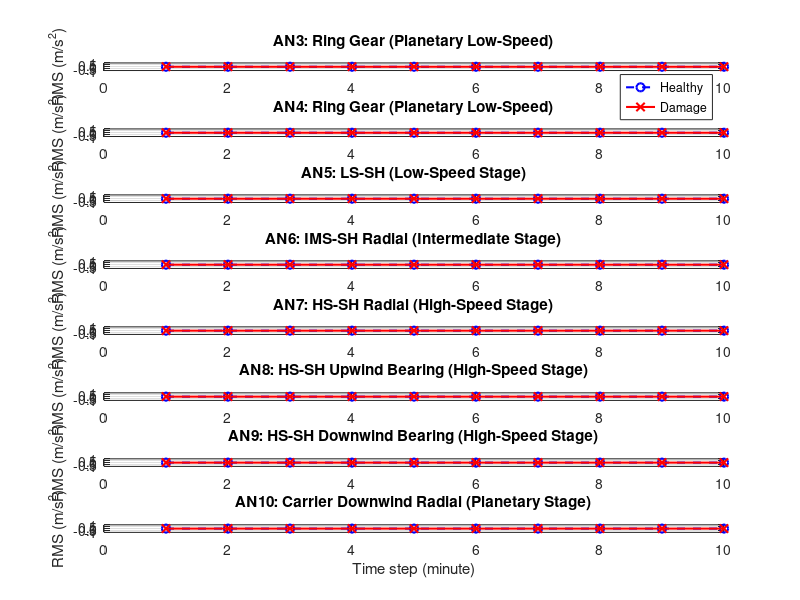
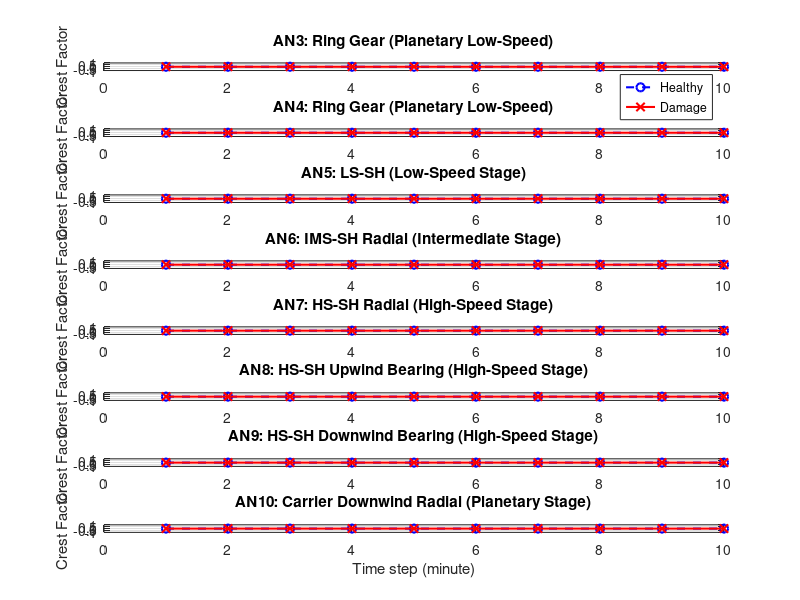

The MATLAB source for these figures, in order: (Note: this script raises an error after producing the figures.)
clear; clc; close all;

%% RMS and CF

n_files = 10; % 10 Healthy and 10 Damage datasets
Fs = 40000; % 40 kHz sampling rate

channel_names = {'AN3', 'AN4', 'AN5', 'AN6', 'AN7', 'AN8', 'AN9', 'AN10'};
labels = {...
    'AN3: Ring Gear (Planetary Low-Speed)', ...
    'AN4: Ring Gear (Planetary Low-Speed)', ...
    'AN5: LS-SH (Low-Speed Stage)', ...
    'AN6: IMS-SH Radial (Intermediate Stage)', ...
    'AN7: HS-SH Radial (High-Speed Stage)', ...
    'AN8: HS-SH Upwind Bearing (High-Speed Stage)', ...
    'AN9: HS-SH Downwind Bearing (High-Speed Stage)', ...
    'AN10: Carrier Downwind Radial (Planetary Stage)'};

num_ch = length(channel_names);

rms_H = zeros(n_files, num_ch);   rms_D = zeros(n_files, num_ch); % rms acceleration m/s^2
peak_H = zeros(n_files, num_ch);  peak_D = zeros(n_files, num_ch); % acceleration m/s^2
cf_H = zeros(n_files, num_ch);    cf_D = zeros(n_files, num_ch); % crest factor (CF)

for i = 1:n_files
    file_H = sprintf('H%d.mat', i);
    file_D = sprintf('D%d.mat', i);
    
    % Healthy Dataset
    if exist(file_H, 'file')
        data_H = load(file_H);
        for ch = 1:num_ch
            sig = data_H.(channel_names{ch});
            sig = sig - mean(sig); % De-trend
            rms_H(i, ch) = rms(sig);
            peak_H(i, ch) = max(abs(sig));
            cf_H(i, ch) = peak_H(i, ch)/rms_H(i, ch);
        end
    end
    
    % Damage Dataset
    if exist(file_D, 'file')
        data_D = load(file_D);
        for ch = 1:num_ch
            sig = data_D.(channel_names{ch});
            sig = sig - mean(sig); % De-trend
            rms_D(i, ch) = rms(sig);
            peak_D(i, ch) = max(abs(sig));
            cf_D(i, ch) = peak_D(i, ch)/rms_D(i, ch);
        end
    end
end


% Plots for RMS and crest factor
time_axis = 1:n_files;

% RMS - tracking overall energy changes
figure('Name', 'RMS Acceleration');
for ch = 1:num_ch
    subplot(num_ch, 1, ch);
    plot(time_axis, rms_H(:, ch), '--o', 'Color', "b", 'LineWidth', 1.5); hold on;
    plot(time_axis, rms_D(:, ch), '-x', 'Color', "r", 'LineWidth', 1.5);
    title(labels{ch});
    ylabel('RMS (m/s^2)');
    if ch == 1, legend('Healthy', 'Damage'); end
    if ch == num_ch, xlabel('Time step (minute)'); end
    grid on;
end

% CF - tracking impulsive changes (dents/cracks)
figure('Name', 'Crest Factor');
for ch = 1:num_ch
    subplot(num_ch, 1, ch);
    plot(time_axis, cf_H(:, ch), '--o', 'Color', "b", 'LineWidth', 1.5); hold on;
    plot(time_axis, cf_D(:, ch), '-x', 'Color', "r", 'LineWidth', 1.5);
    title(labels{ch});
    ylabel('Crest Factor');
    if ch == 1, legend('Healthy', 'Damage'); end
    if ch == num_ch, xlabel('Time step (minute)'); end
    grid on;
end

% RMS increase prominent in AN6 and AN7, CF decrese prominent in AN3 (Healthy vs Damage) 

%% High-Frequency Noise Floor Comparison for AN3 AN4 AN5 AN6 AN7

% high-frequency tracking window 
noise_low = 10000;    % 10 kHz
noise_high = 18000;   % 18 kHz

H_trend = struct('AN3', zeros(n_files,1), 'AN4', zeros(n_files,1), 'AN5', zeros(n_files,1), 'AN6', zeros(n_files,1), 'AN7', zeros(n_files,1));
D_trend = struct('AN3', zeros(n_files,1), 'AN4', zeros(n_files,1), 'AN5', zeros(n_files,1), 'AN6', zeros(n_files,1), 'AN7', zeros(n_files,1));

for i = 1:n_files
    file_H = sprintf('H%d.mat', i);
    data_H = load(file_H);
    H_trend.AN3(i) = get_noise(data_H.AN3, Fs, noise_low, noise_high);
    H_trend.AN4(i) = get_noise(data_H.AN4, Fs, noise_low, noise_high);
    H_trend.AN5(i) = get_noise(data_H.AN5, Fs, noise_low, noise_high);
    H_trend.AN6(i) = get_noise(data_H.AN6, Fs, noise_low, noise_high);
    H_trend.AN7(i) = get_noise(data_H.AN7, Fs, noise_low, noise_high);
end

for i = 1:n_files
    file_D = sprintf('D%d.mat', i);
    data_D = load(file_D);
    D_trend.AN3(i) = get_noise(data_D.AN3, Fs, noise_low, noise_high);
    D_trend.AN4(i) = get_noise(data_D.AN4, Fs, noise_low, noise_high);
    D_trend.AN5(i) = get_noise(data_D.AN5, Fs, noise_low, noise_high);
    D_trend.AN6(i) = get_noise(data_D.AN6, Fs, noise_low, noise_high);
    D_trend.AN7(i) = get_noise(data_D.AN7, Fs, noise_low, noise_high);
end

% Plot
legend('Location', 'best'); file_axis = 1:n_files;
figure('Name', 'Noise floor comparison');
% AN3 and AN4
subplot(2,2,1);
plot(file_axis, 10*log10(H_trend.AN3), 'b-o', 'LineWidth', 1.5, 'DisplayName', 'AN3 Healthy (6 o''clock)'); hold on;
plot(file_axis, 10*log10(H_trend.AN4), 'b--x', 'LineWidth', 1.5, 'DisplayName', 'AN4 Healthy (12 o''clock)'); hold on;
plot(file_axis, 10*log10(D_trend.AN3), 'r-o', 'LineWidth', 1.5, 'DisplayName', 'AN3 Damaged'); hold on;
plot(file_axis, 10*log10(D_trend.AN4), 'g--x', 'LineWidth', 1.5, 'DisplayName', 'AN4 Damaged');
grid on; title('Noise Floor (AN3 and AN4)');
xlabel('Index'); ylabel('Energy Power Level (dB)');
legend('Location', 'best'); xticks(file_axis);

% AN5
subplot(2,2,2);
plot(file_axis, 10*log10(H_trend.AN5), 'b-o', 'LineWidth', 1.5, 'DisplayName', 'Healthy Baseline'); hold on;
plot(file_axis, 10*log10(D_trend.AN5), 'r-x', 'LineWidth', 1.5, 'DisplayName', 'Damaged State');
grid on; title('Noise Floor (AN5)');
xlabel('Sequence Index'); ylabel('Energy Power Level (dB)');
legend('Location', 'best'); xticks(file_axis);

% AN6
subplot(2,2,3);
plot(file_axis, 10*log10(H_trend.AN6), 'b-o', 'LineWidth', 1.5, 'DisplayName', 'Healthy Baseline'); hold on;
plot(file_axis, 10*log10(D_trend.AN6), 'r-x', 'LineWidth', 1.5, 'DisplayName', 'Damaged State');
grid on; title('Noise Floor (AN6)');
xlabel('Sequence Index'); ylabel('Energy Power Level (dB)');
legend('Location', 'best'); xticks(file_axis);

% AN7
subplot(2,2,4);
plot(file_axis, 10*log10(H_trend.AN7), 'b-o', 'LineWidth', 1.5, 'DisplayName', 'Healthy Baseline'); hold on;
plot(file_axis, 10*log10(D_trend.AN7), 'r-x', 'LineWidth', 1.5, 'DisplayName', 'Damaged State');
grid on; title('Noise Floor (AN7)');
xlabel('Sequence Index'); ylabel('Energy Power Level (dB)');
legend('Location', 'best'); xticks(file_axis);

% Diagnosis
evaluate_real_health('Ring Gears (AN3)', mean(D_trend.AN3)/mean(H_trend.AN3));
evaluate_real_health('Ring Gears (AN4)', mean(D_trend.AN4)/mean(H_trend.AN4));
evaluate_real_health('Low-Speed Parallel Stage Gear Set (AN5)', mean(D_trend.AN5)/mean(H_trend.AN5));
evaluate_real_health('Intermediate Parallel Stage Gear Set (AN6)', mean(D_trend.AN6)/mean(H_trend.AN6));
evaluate_real_health('High-Speed Parallel Stage Gear Set (AN7)  ', mean(D_trend.AN7)/mean(H_trend.AN7));

%% Planetary Gearbox Defect Detection - AN3 and AN4

f_carrier = 22.09/60;      % Carrier frequency = 0.3682 Hz (from 22.09 RPM) 
N_ring = 99;                 % Ring gear teeth count 
N_planets = 3;               % Standard planet count for given NREL gearbox

GMF_PL = f_carrier*N_ring; % Planetary Mesh Frequency (~36.45 Hz)
f_pass = f_carrier*N_planets; % Planet passing frequency (~1.105 Hz)

load('D10.mat'); 

% Resampling (Decimation) 
decimation_factor = 40; 
Fs = Fs/decimation_factor; % New sampling rate = 1000 Hz
AN3_dec = decimate(AN3, decimation_factor);
AN4_dec = decimate(AN4, decimation_factor);
N_samples = length(AN3_dec);
window = hanning(N_samples); 

% FFT
fft_AN3 = fft(AN3_dec.*window);
fft_AN4 = fft(AN4_dec.*window);


frequencies = (0:N_samples-1)*(Fs/N_samples);% single-sided magnitude spectrum
cutoff_idx = floor(N_samples/2);

mag_AN3 = abs(fft_AN3(1:cutoff_idx))/N_samples*2;
mag_AN4 = abs(fft_AN4(1:cutoff_idx))/N_samples*2;
f_axis = frequencies(1:cutoff_idx);

% Scaling
db_AN3 = 20*log10(mag_AN3 + eps); % eps prevents log10(0) errors
db_AN4 = 20*log10(mag_AN4 + eps);

db_floor = -60; 

% Plot
figure('Color', [1 1 1], 'Position', [100 100 1100 650]);

% AN3 (6 o'clock)
subplot(2,1,1);
h1 = plot(f_axis, db_AN3, 'b', 'LineWidth', 1.2, 'DisplayName', 'Experimental Data (AN3)'); hold on;
grid on; xlim([0 150]); ylim([db_floor max(db_AN3)+10]);
title('Ring Gear Sensor (AN3 - 6 o''clock) Frequency Amplitude');
xlabel('Frequency (Hz)'); ylabel('Acceleration Level (dB re 1 m/s^2)');

% flag indicators for 1x, 2x, and 3x Mesh Harmonics
h2 = stem(GMF_PL, max(db_AN3)*1.1, 'k--', 'LineWidth', 1.2, 'Marker', 'none', 'BaseValue', db_floor, 'DisplayName', 'GMF_{PL} Harmonic Markers');
stem(2*GMF_PL, max(db_AN3)*1.1, 'k--', 'LineWidth', 1.2, 'Marker', 'none', 'BaseValue', db_floor);
stem(3*GMF_PL, max(db_AN3)*1.1, 'k--', 'LineWidth', 1.2, 'Marker', 'none', 'BaseValue', db_floor);

text(GMF_PL, max(db_AN3)+3, '1\times GMF', 'HorizontalAlignment', 'center', 'Color', 'r', 'FontWeight', 'bold');
text(2*GMF_PL, max(db_AN3)+3, '2\times GMF', 'HorizontalAlignment', 'center', 'Color', 'r', 'FontWeight', 'bold');
text(3*GMF_PL, max(db_AN3)+3, '3\times GMF', 'HorizontalAlignment', 'center', 'Color', 'r', 'FontWeight', 'bold');

% Draw indicator lines for Modulation Sidebands flanking all three harmonic orders
for harmonic = 1:3
    base_freq = harmonic*GMF_PL;
    for i = -3:3
        if i ~= 0
            h3 = stem(base_freq + i*f_pass, max(db_AN3)*0.8, 'k:', 'Marker', 'none', 'BaseValue', db_floor, 'DisplayName', 'Fault Sideband Target');
        end
    end
end
legend([h1, h2, h3], 'Location', 'best');

% AN4 (12 o'clock)
subplot(2,1,2);
h4 = plot(f_axis, db_AN4, 'r', 'LineWidth', 1.2, 'DisplayName', 'Experimental Data (AN4)'); hold on;
grid on; xlim([0 150]); ylim([db_floor max(db_AN4)+10]);
title('Ring Gear Sensor (AN4 - 12 o''clock) Frequency Amplitude Profile ');
xlabel('Frequency (Hz)'); ylabel('Acceleration Level (dB re 1 m/s^2)');

h5 = stem(GMF_PL, max(db_AN4)*1.1, 'b--', 'LineWidth', 1.2, 'Marker', 'none', 'BaseValue', db_floor, 'DisplayName', 'GMF_{PL} Harmonic Markers');
stem(2*GMF_PL, max(db_AN4)*1.1, 'b--', 'LineWidth', 1.2, 'Marker', 'none', 'BaseValue', db_floor);
stem(3*GMF_PL, max(db_AN4)*1.1, 'b--', 'LineWidth', 1.2, 'Marker', 'none', 'BaseValue', db_floor);

text(GMF_PL, max(db_AN4)+3, '1\times GMF', 'HorizontalAlignment', 'center', 'Color', 'b', 'FontWeight', 'bold');
text(2*GMF_PL, max(db_AN4)+3, '2\times GMF', 'HorizontalAlignment', 'center', 'Color', 'b', 'FontWeight', 'bold');
text(3*GMF_PL, max(db_AN4)+3, '3\times GMF', 'HorizontalAlignment', 'center', 'Color', 'b', 'FontWeight', 'bold');

for harmonic = 1:3
    base_freq = harmonic*GMF_PL;
    for i = -3:3
        if i ~= 0
            h6 = stem(base_freq + i*f_pass, max(db_AN4)*0.8, 'k:', 'Marker', 'none', 'BaseValue', db_floor, 'DisplayName', 'Fault Sideband Target');
        end
    end
end
legend([h4, h5, h6], 'Location', 'best');

% Diagnosis
band_width = 0.2; % Hz
mesh_amplitude = sum(mag_AN3(f_axis > (GMF_PL - band_width) & f_axis < (GMF_PL + band_width)));
sideband_amplitude = 0;

for i = [-2, -1, 1, 2]
    sb_freq = GMF_PL + i*f_pass;
    sideband_amplitude = sideband_amplitude + sum(mag_AN3(f_axis > (sb_freq - band_width) & f_axis < (sb_freq + band_width)));
end

SAR = sideband_amplitude/mesh_amplitude;

fprintf('Sideband Amplitude Ratio (SAR) Indicator value: %.4f\n', SAR);
if SAR > 0.40 
    fprintf('High amplitude modulation detected. Check for Ring Gear Scuffing/Fretting.\n');
else
    fprintf('Normal modulation sideband baseline amplitude ratios.\n');
end

%% functions 

% Noise Window Isolation
function mean_power = get_noise(signal, Fs, f_low, f_high)

    clean_sig = signal - mean(signal); % Removing DC offset
    
    window_length = 8192;
    noverlap = window_length/2; % 50% overlap for continuous window tracking
    
    [pxx, f] = pwelch(clean_sig, hanning(window_length), noverlap, window_length, Fs);
    
    band_indices = (f >= f_low & f <= f_high);
    mean_power = mean(pxx(band_indices));
end

% Diagnosis
function evaluate_real_health(name, ratio)
    fprintf('%s -> Ratio: %.2fx | ', name, ratio);
    
    % Check if energy has either spiked OR massively dropped, signaling structural anomalies
    if ratio >= 2.0 || ratio <= 0.25
        status = 'FAULT/STRUCTURAL DAMAGE DETECTED';
    elseif ratio >= 1.25 || ratio <= 0.75
        status = 'INTERMEDIATE DAMAGE DETECTED';
    else
        status = 'NORMAL RANGE';
    end
    fprintf('Status: %s\n', status);
end
